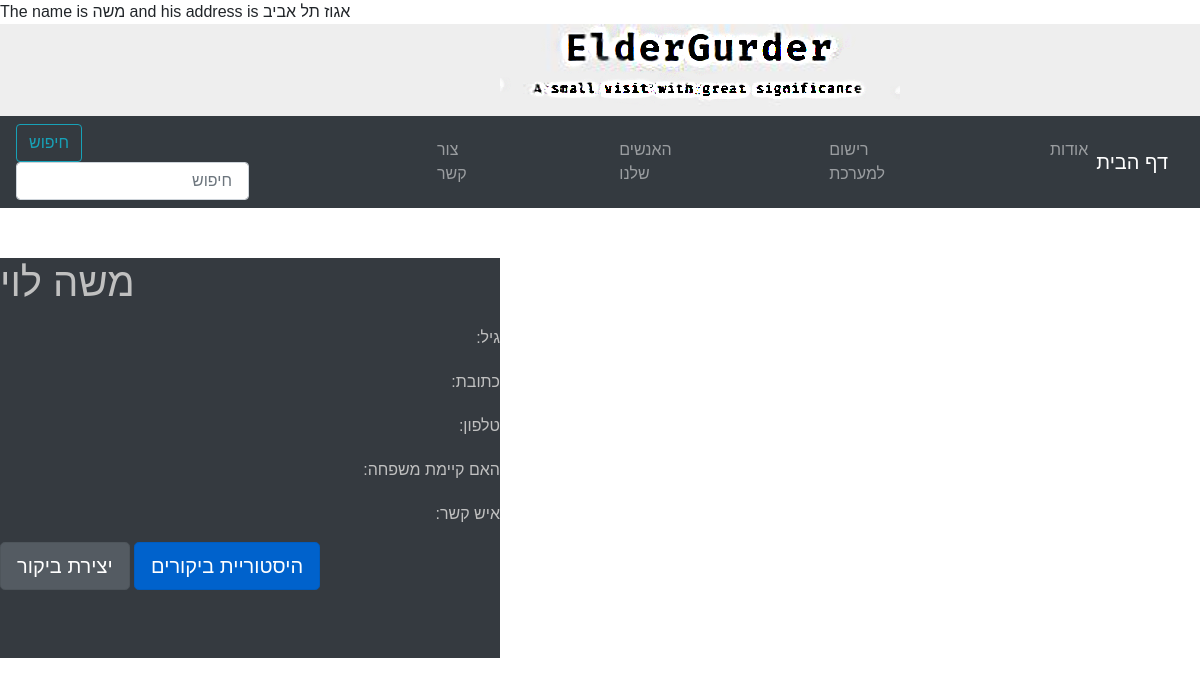
Page /lonely/1 on the earlier database version.
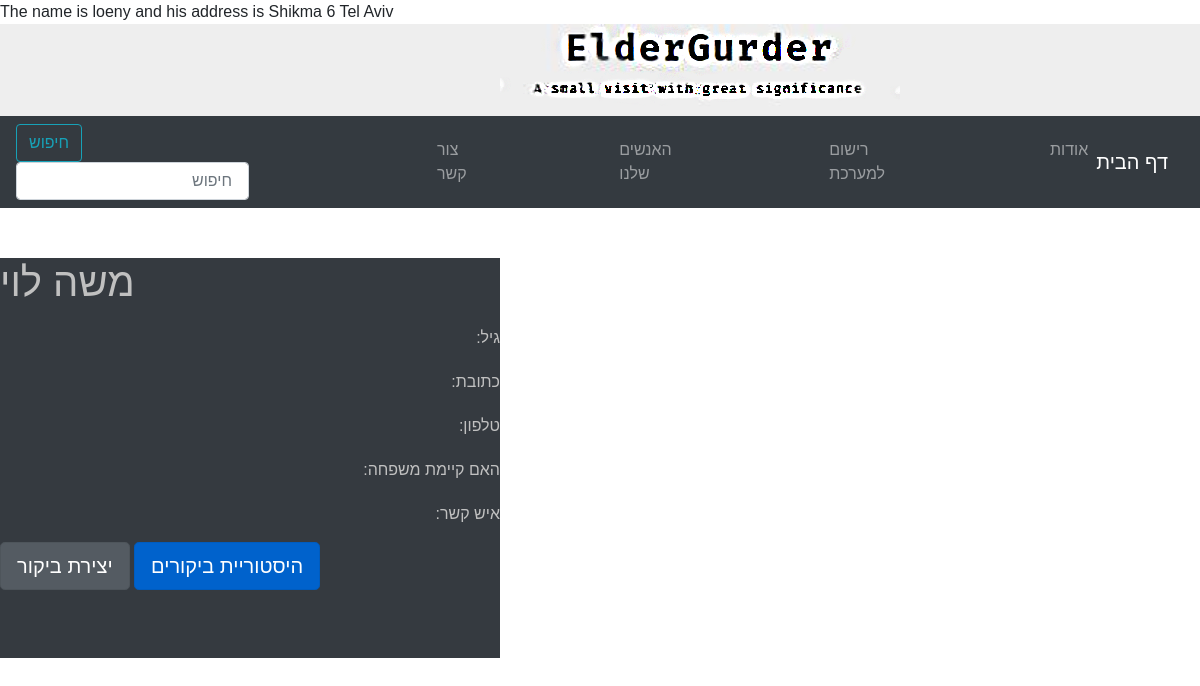
Same page on the later database version.
### elder_gurder_service/models.py (models this page shows, shortened)
class LonelyPeople(models.Model):
    user = models.ForeignKey(
        get_user_model(),
        verbose_name='user',
        on_delete=models.CASCADE)
    name    = models.CharField(max_length=150)
    age     = models.IntegerField()
    address = models.CharField(max_length=150)
    phone   = models.CharField(max_length=20)
    deatils = models.TextField(null=True)
    def __str__(self):
        return f'The name is {self.name} and his address is {self.address}'

### elder_gurder_service/views.py (the view)
# urls.py: path('lonely/<int:pk>', views.LonelyDetails.as_view() , name='lonely'),
class LonelyDetails(DetailView):
    context_object_name = 'lonely_person'
    model = models.LonelyPeople
    template_name = 'people_detail.html'

### elder_gurder_service/templates/people_detail.html (shortened to what this page needs)
<!DOCTYPE html>
{% load static%}
<html lang="en">
<head>
    <link rel="stylesheet" type="text/css" href="{% static 'CSS/Style.css' %} "/>
    <link rel="stylesheet" href="https://stackpath.bootstrapcdn.com/bootstrap/4.1.3/css/bootstrap.min.css">
</head>
<body class="backgroundimg">
   {{ lonely_person }}
    <header>
        <a id="logo" href="index.html"></a>
        <nav class="navbar navbar-expand-lg navbar-dark bg-dark">
            <div class="collapse navbar-collapse" id="navbarColor01">
                <form class="form-inline">
                    <button class="btn btn-outline-info my-2 my-sm-0" type="submit">חיפוש</button>
                    <input class="form-control mr-sm-2" type="search" placeholder="חיפוש" aria-label="Search" />
                </form>
                <ul class="navbar-nav mr-auto">
                    <li class="nav-item">
                        <a class="nav-link" href="#">צור קשר</a>
                    </li>
                    <li class="nav-item">
                        <a class="nav-link" href="#">האנשים שלנו</a>
                    </li>
                    <li class="nav-item">
                        <a class="nav-link" href="#">רישום למערכת</a>
                    </li>
                    <li class="nav-item">
                        <a class="nav-link" href="#">אודות</a>
                    </li>
                </ul>
                <a class="navbar-brand" href="#">דף הבית</a>
            </div>
        </nav>
    </header>
    <section class="peopledetail">
        <section class="people_list">
            <h1>משה לוי</h1>
            <ul>
                <li>:גיל</li>
                <li>:כתובת</li>
                <li>:טלפון</li>
                <li>:האם קיימת משפחה</li>
                <li>:איש קשר</li>
            </ul>
        </section>
        <a href="#" class="btn btn-secondary btn-lg active" role="button" aria-pressed="true">יצירת ביקור</a>
        <a href="#" class="btn btn-primary btn-lg active" role="button" aria-pressed="true">היסטוריית ביקורים</a>
    </section>
</body>
</html>

Differences in the rows shown:
changed LonelyPeople: name+address "The name is משה and his address is אגוז תל אביב" → "The name is loeny and his address is Shikma 6 Tel Aviv"
